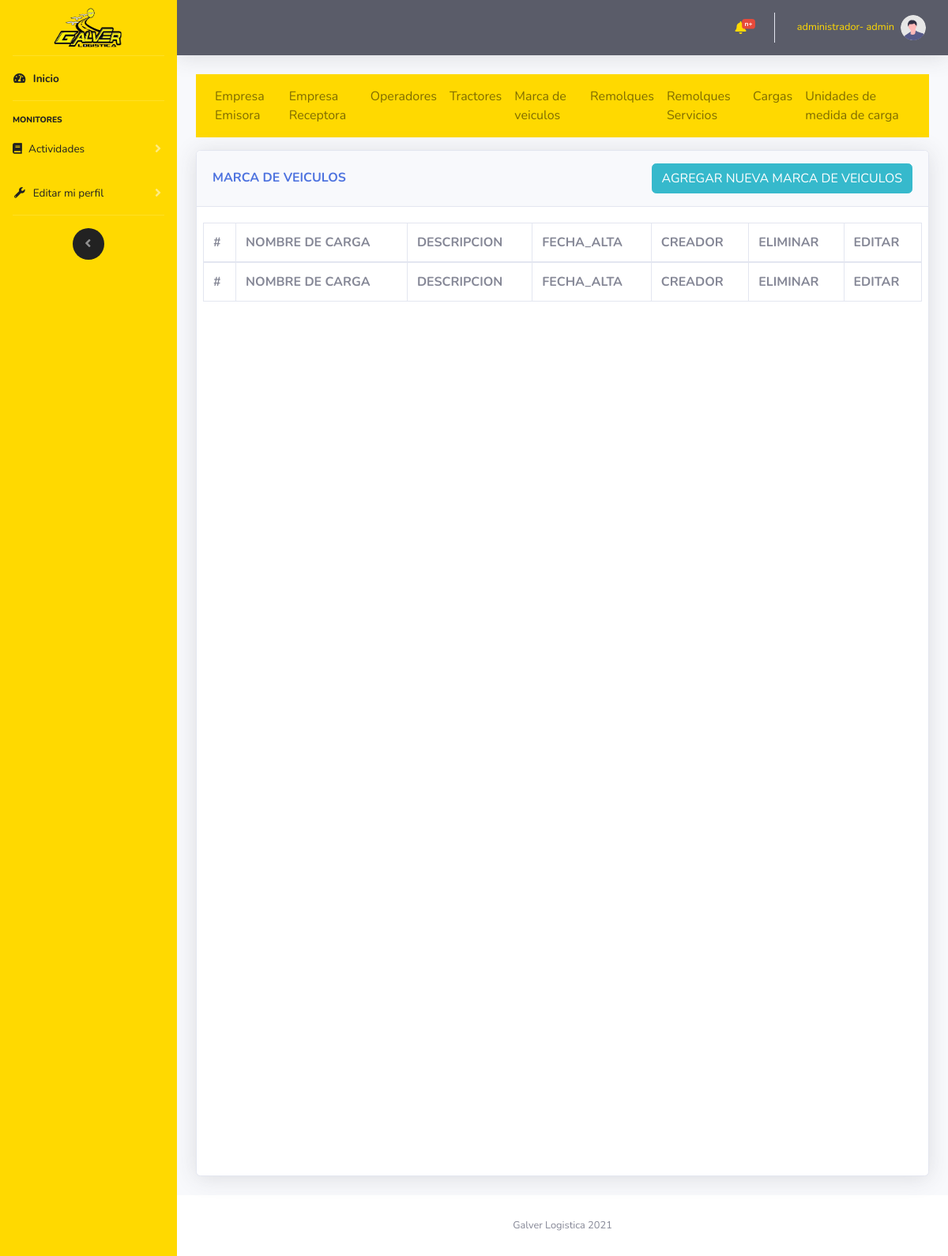
Page /vistas/cargas.php (signed in) on the earlier database version.
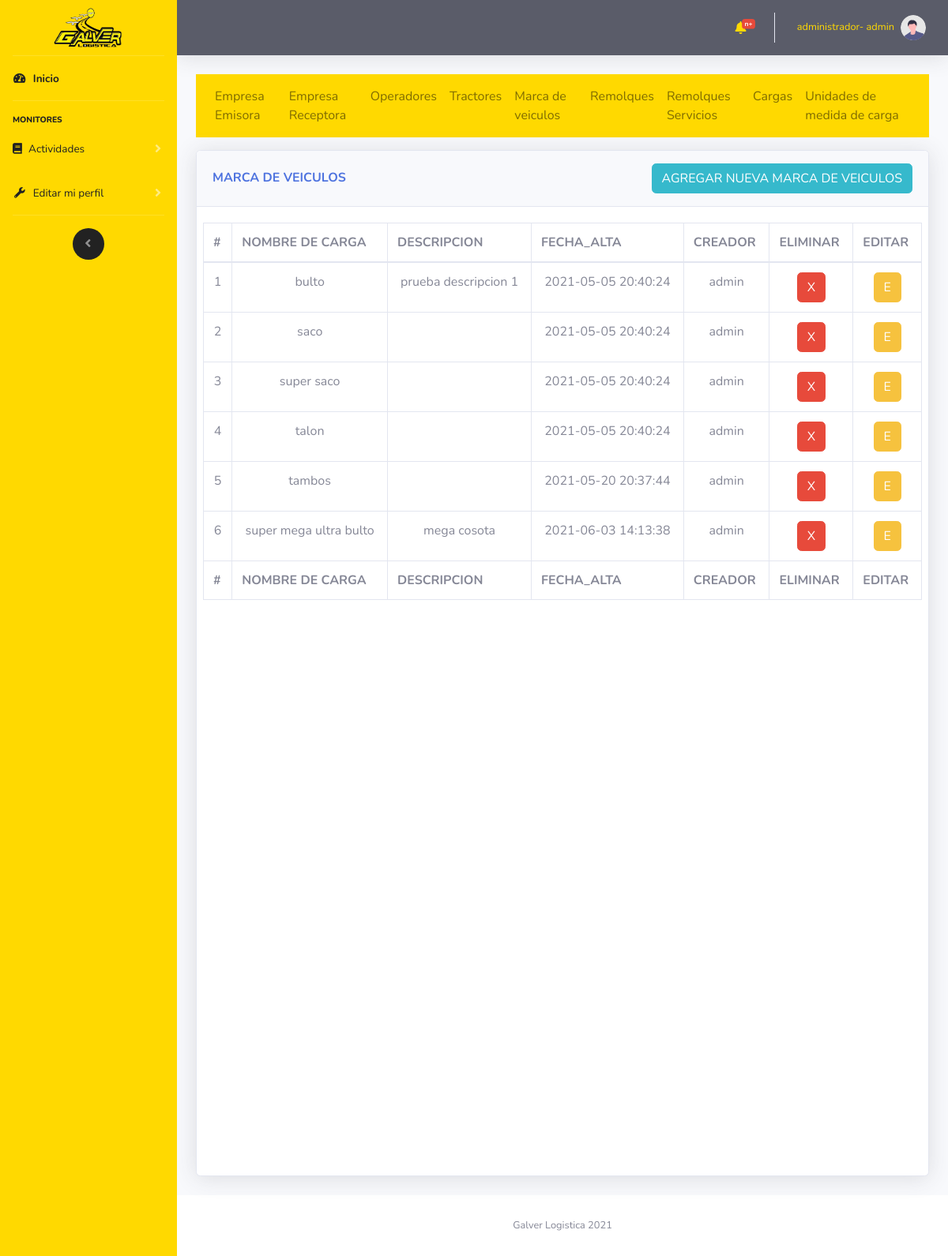
Same page on the later database version.
### tables this page shows
CREATE TABLE `carga` (
  `cargaId` int(11) NOT NULL,
  `cargaNombre` varchar(50) NOT NULL,
  `cargaDescripcion` varchar(500) NOT NULL,
  `cargaFecaCreacion` datetime NOT NULL,
  `usuarioId` int(11) NOT NULL
);

CREATE TABLE `usuario` (
  `usuarioId` int(11) NOT NULL,
  `usuarioNombre` varchar(30) NOT NULL,
  `usuarioPassword` varchar(20) NOT NULL,
  `usuarioTipoId` int(11) NOT NULL,
  `usuarioCreacion` datetime NOT NULL
);

### controlador/modulos/selects.php (called while the page is built, shortened)
<?php
    function muestraCarga($mysqli)
    {
        $result = $mysqli->query("SELECT * FROM `carga` INNER JOIN usuario ON usuario.usuarioId= carga.usuarioId");
        return $result;
    }
?>

### vistas/cargas.php (the view, shortened to what this page needs)
<?php
    include "../import/componentes/head.php";
    include "../import/componentes/navbarLateral.php";
    include "../import/componentes/navbarHorizontal.php";
?>
<?php
    include "../controlador/coneccion/config.php";
    include "../controlador/modulos/selects.php";
?>
<div class="container-fluid">
    <?php
        include "../import/componentes/nav1.php";
    ?>
    <div class="row">
            <div class="col-12">
                <div class="card shadow mb-4 card_hdv">
                    <div class="card-header py-3 d-flex flex-row align-items-center justify-content-between">
                        <h6 class="m-0 font-weight-bold text-primary">MARCA DE VEICULOS</h6>
                        <button type="button" class="btn btn-info  d-none d-md-block" data-toggle="modal"
                            data-target="#INSERT">AGREGAR NUEVA MARCA DE VEICULOS</button>
                    </div>
                    <div class="card-body">
                        <div class="chart-area ">
                            <div class="row">
                                <div class="table-responsive">
                                    <table class="table table-bordered" id="dataTable" width="100%" cellspacing="0">
                                        <thead>
                                            <tr>
                                                <th scope="col">#</th>
                                                <th scope="col">NOMBRE DE CARGA</th>
                                                <th scope="col">DESCRIPCION</th>
                                                <th scope="col">FECHA_ALTA</th>
                                                <th scope="col">CREADOR</th>
                                                <th scope="col">ELIMINAR</th>
                                                <th scope="col">EDITAR</th>
                                            </tr>
                                        </thead>
                                        <tfoot>
                                            <tr>
                                                <th scope="col">#</th>
                                                <th scope="col">NOMBRE DE CARGA</th>
                                                <th scope="col">DESCRIPCION</th>
                                                <th scope="col">FECHA_ALTA</th>
                                                <th scope="col">CREADOR</th>
                                                <th scope="col">ELIMINAR</th>
                                                <th scope="col">EDITAR</th>
                                            </tr>
                                        </tfoot>
                                        <tbody class="cardScroll text-center">
                                            <?php
                                        $datos=muestraCarga($mysqli);
                                        while ($filas =$datos->fetch_assoc()) {
                                            echo
                                            "<tr>".
                                            "<td>".$filas["cargaId"]."</td>".
                                            "<td>".$filas["cargaNombre"]."</td>".
                                            "<td>".$filas["cargaDescripcion"]."</td>".
                                            "<td>".$filas["cargaFecaCreacion"]."</td>".
                                            "<td>".$filas["usuarioNombre"]."</td>".
                                            "<td><button type='button' class='btn btn-danger' onclick='eliminarCarga(".$filas["cargaId"].")')>X</button></td>".
                                            "<td><button type='button' class='btn btn-warning' data-toggle='modal'
                                            data-target='#UPDATE' onclick='editarPaso1Id(".$filas["cargaId"].")'>E</button></td>".
                                            "</tr>";
                                        }
                                        ?>
                                        </tbody>
                                    </table>
                                </div>
                            </div>
                        </div>
                    </div>
                </div>
            </div>
    </div>
    <?php
        include "../import/componentes/footer.php";
        include "../import/componentes/js/main.php";
    ?>

Differences in the rows shown:
now on this page (row edited): carga: cargaId "1", cargaNombre "bulto", cargaDescripcion "prueba descripcion 1", cargaFecaCreacion "2021-05-05 20:40:24", usuarioId.usuarioNombre "admin"
now on this page (row edited): carga: cargaId "2", cargaNombre "saco", cargaFecaCreacion "2021-05-05 20:40:24", usuarioId.usuarioNombre "admin"
now on this page (row edited): carga: cargaId "3", cargaNombre "super saco", cargaFecaCreacion "2021-05-05 20:40:24", usuarioId.usuarioNombre "admin"
now on this page (row edited): carga: cargaId "4", cargaNombre "talon", cargaFecaCreacion "2021-05-05 20:40:24", usuarioId.usuarioNombre "admin"
now on this page (row edited): carga: cargaId "5", cargaNombre "tambos", cargaFecaCreacion "2021-05-20 20:37:44", usuarioId.usuarioNombre "admin"
added carga: cargaId "6", cargaNombre "super mega ultra bulto", cargaDescripcion "mega cosota", cargaFecaCreacion "2021-06-03 14:13:38", usuarioId.usuarioNombre "admin"
